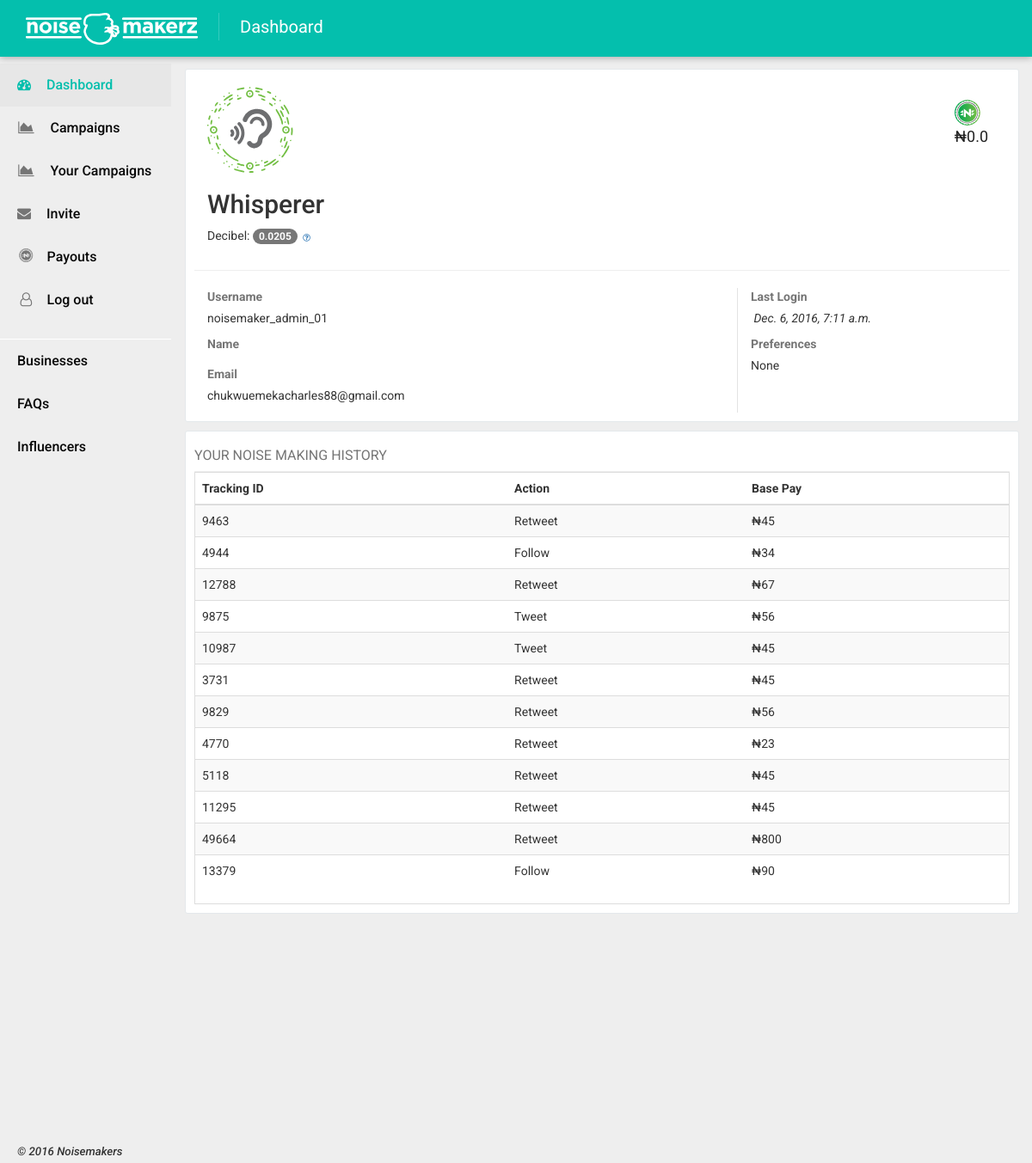
Page /influencers/dashboard/ (signed in) on the committed database.
### influencers/models.py (models this page shows, shortened)
class NoisemakerProfile(models.Model):
    BANKS = (
        ('Access Bank Plc', 'Access Bank Plc'),
        ('Diamond Bank Limited', 'Diamond Bank Limited'),
        ('Ecobank Nigeria Plc', 'Ecobank Nigeria Plc'),
        ('Fidelity Bank Plc', 'Fidelity Bank Plc'),
        ('First Bank of Nigeria Plc', 'First Bank of Nigeria Plc'),
        ('First City Monument Bank Ltd', 'First City Monument Bank Ltd'),
        ('Guaranty Trust Bank Plc', 'Guaranty Trust Bank Plc'),
        ('StanbicIBTC Bank', 'StanbicIBTC Bank'),
        ('Skye Bank', 'Skye Bank'),
        ('Standard Chartered Bank Nigeria Ltd', 'Standard Chartered Bank Nigeria Ltd'),
        ('Sterling Bank Plc', 'Sterling Bank Plc'),
        ('Union Bank of Nigeria Plc', 'Union Bank of Nigeria Plc'),
        ('United Bank for Africa Plc', 'United Bank for Africa Plc'),
        ('Unity Bank', 'Unity Bank'),
        ('Wema Bank Plc', 'Wema Bank Plc'),
        ('Zenith International Bank Ltd', 'Zenith International Bank Ltd'),
    )
    PREFERENCES = (
        ('Entertainment,Fashion,Lifestyle', 'Entertainment,Fashion,Lifestyle'),
        ('Internet,Technology,Computer & Software', 'Internet,Technology,Computer & Software'),
        ('Telecommunications,Publishing,News media', 'Telecommunications,Publishing,News media'),
        ('Health care,Food & Fruit,Agriculture', 'Health care,Food & Fruit,Agriculture'),
        ('Construction & Real Estate ,Hospitality & Travel', 'Construction & Real Estate ,Hospitality & Travel'),
        ('Women/Girl Advocacy', 'Women/Girl Advocacy'),
        ('Sports', 'Sports'),
        ('Defense & Arms,Public Administration,Politics', 'Defense & Arms,Public Administration,Politics'),
        ('Transportation Services,Automotive', 'Transportation Services,Automotive'),
        ('Financial services', 'Financial services'),
        ('Education', 'Education'),
        ('Aerospace', 'Aerospace'),
    )
    user = models.OneToOneField(User,on_delete=models.CASCADE,verbose_name=('username'), primary_key=True,)
    twitter_handle = models.CharField(max_length=250, null=True)
    facebook_handle = models.CharField(max_length=250, null=True)
    instagram_handle = models.CharField(max_length=250, null=True)
    twitter_ID = models.BigIntegerField(null=False,  default=0)
    facebook_ID = models.IntegerField(null=False, default=0)
    instagram_ID = models.BigIntegerField(null=False, default=0)
    number_of_friends = models.IntegerField(null=False,verbose_name=('number of friends'), default=0)
    escrow = models.FloatField(null=False,verbose_name=('account'), default=0.0)
    decibel = models.FloatField(null=False,verbose_name=('decibel'), default=0.5)
    account_number = models.IntegerField(null=False, default=0)
    account_name = models.CharField(max_length=250, null=True)
    bank_name = models.CharField(max_length=250, choices=BANKS, null=True)
    preferences = models.CharField(max_length=250, choices=PREFERENCES, null=True)
    class Meta:
        ordering = ["pk"]
        verbose_name = 'Noisemakerz Profile'
    def rank(self):
        if self.decibel <= 2.5:
            return "Whisperer"
        elif self.decibel <= 7.5:
            return "Jabber"
        elif self.decibel <= 14.5 :
            return "Hypeman"
        elif self.decibel <= 29.5:
            return "Preacher"
        else:
            return "Town Crier"

class  Tracker(models.Model):
    tracking_ID = models.CharField(verbose_name=('tracking id'),max_length=500)
    campaign = models.ForeignKey(Campaigns,verbose_name=('campaign'), on_delete=models.CASCADE)
    trackers_ID = models.ForeignKey(User,verbose_name=('user'), on_delete=models.CASCADE)
    action_count = models.CharField(max_length=10000)
    tracked = models.BooleanField()
    time_tracked = models
    class Meta:
        db_table = "Activities"
        verbose_name = 'Tracker'

@python_2_unicode_compatible
class Campaigns(models.Model):
    ACTIONS = (
        ('Retweet', 'Retweet'),
        ('Follow', 'Follow'),
        ('Tweet', 'Tweet'),
    )
    PREFERENCES = (
        ('All' , 'All'),
        ('Entertainment,Fashion,Lifestyle', 'Entertainment,Fashion,Lifestyle'),
        ('Internet,Technology,Computer & Software', 'Internet,Technology,Computer & Software'),
        ('Telecommunications,Publishing,News media', 'Telecommunications,Publishing,News media'),
        ('Health care,Food & Fruit,Agriculture', 'Health care,Food & Fruit,Agriculture'),
        ('Construction & Real Estate ,Hospitality & Travel', 'Construction & Real Estate ,Hospitality & Travel'),
        ('Women/Girl Advocacy', 'Women/Girl Advocacy'),
        ('Sports', 'Sports'),
        ('Defense & Arms,Public Administration,Politics', 'Defense & Arms,Public Administration,Politics'),
        ('Transportation Services,Automotive', 'Transportation Services,Automotive'),
        ('Financial services', 'Financial services'),
        ('Education', 'Education'),
        ('Aerospace', 'Aerospace'),
    )
    campaign_id = models.AutoField(primary_key=True)
    user = models.ForeignKey(User,verbose_name=('user'), on_delete=models.CASCADE)
    base_pay = models.IntegerField(null=False,verbose_name=('base pay'), default=0)
    url = models.CharField(max_length=250, blank=True, null=True, default='')
    action = models.CharField(max_length=100, verbose_name=('action'), choices= ACTIONS)
    tracking_ID = models.CharField(max_length=500, null=True, blank=True)
    tweet = models.CharField(max_length=200, null=True, blank=True, default='')
    follow_handle = models.CharField(max_length=200, blank=True,null=True, default='')
    follow_handle_id = models.CharField(max_length=250, null=True, blank=True)
    hash_tag = models.CharField(max_length=50, blank=True,null=True, default='')
    dummy_tracker = models.CharField(max_length=300, verbose_name=('tracking number'), null=True)
    activity_count = models.IntegerField(null=False, default=0)
    estimated_reach = models.IntegerField(null=False, default=0)
    decibel = models.FloatField(null=False, default=0.5)
    preferences = models.CharField(max_length=250, choices=PREFERENCES)
    budget = models.FloatField(null=False, verbose_name=('budget'), default=0.0)
    time_created = models.DateTimeField(auto_now_add=True)
    approved = models.BooleanField(verbose_name=('approved'),default=False)
    featured = models.BooleanField(default=False)
    class Meta:
        ordering = ["campaign_id"]
        verbose_name = 'Campaign'
        db_table = 'Campaign'

### influencers/views.py (the view)
class SummaryView(View):
    def get(self, request, *args, **kwargs):
        users = User.objects.get(username=request.user)
        nsp = NoisemakerProfile.objects.get(user=users)
        real = Tracker.objects.filter(trackers_ID = users)
        return render(request, 'influencers/dashboard.html', {'user': users, 'nsp' : nsp,'real' : real})

### templates/influencers/dashboard.html (shortened to what this page needs)
{% extends 'influencers/noisemakerz_base.html' %}
{% load i18n %}
{% load staticfiles %}
{% block page_title %}
    Dashboard
{% endblock %}
 {% block dashboard_nav %}
                <li class="active" ><a href="{% url 'dashboard' %}"><i class="fa  fa-dashboard" aria-hidden="true"></i>&nbsp; Dashboard</a></li>
                {% endblock %}
{% block right_col %}
     <div class="nm-dash">
                         <div class="row">
                             <div class="col-md-6">
                             <div class="nm-levels hidden-xs hidden-sm">
{%  if nsp.rank == 'Whisperer' %}
                                     <h4>
            <img style="width: 100px; height: auto;" class="img-responsive" src="{% static 'influencers/images/nm-whisperer-icon.svg' %}">
                                     </h4>
                             <h2><span>Whisperer</span></h2>
    {% elif nsp.rank == 'Jabber' %}
                                 <h4>
            <img style="width: 100px; height: auto;" class="img-responsive" src="{% static 'influencers/images/nm-jabber-icon.svg' %}">
                                     </h4>
                             <h2><span>Jabber</span></h2>
        {% elif nsp.rank == 'Hypeman' %}
                                 <h4>
            <img style="width: 100px; height: auto;" class="img-responsive" src="{% static 'influencers/images/nm-hypeman-icon.svg' %}">
                                     </h4>
                   <h2><span>Hypeman</span></h2>
         {% elif nsp.rank == 'Preacher' %}
                                 <h4>
            <img style="width: 100px; height: auto;" class="img-responsive" src="{% static 'influencers/images/nm-preacher-icon.svg' %}">
                                     </h4>
                             <h2><span>Preacher</span></h2>
          {% elif nsp.rank == 'Town Crier' %}
                                 <h4>
            <img style="width: 100px; height: auto;" class="img-responsive" src="{% static 'influencers/images/nm-town-crier.svg' %}">
                                     </h4>
                             <h2><span>Town Crier</span></h2>
                                 {% endif %}
                             <ul class="list-unstyled list-inline">
                                     <li>
                                         Decibel: <span class="badge"> {{ nsp.decibel }}</span>
                                         <a href="#" data-toggle="tooltip" title="This is the level of noise you can make, based on the
                                         the system ranking"><i class="nm-info fa  fa-question-circle-o fa-lg"></i></a>
                                     </li>
                                 </ul>
                             </div>
                             </div>
                             <div class="col-md-6">
<div class="nm-deci">
    <ul class="nav navbar-right hidden-sm hidden-xs">
        <li style="color: #212121;">
            <img style="width: 30px; height: auto;" class="img-responsive" src="{% static 'influencers/images/earned-icon.svg' %}">
        &#8358;{{ nsp.escrow }}</li>
    </ul>
</div>
                             </div>
                         </div>
<hr>
                         <div class="row">
                             <div class="col-md-8" style="border-right: 1px solid #e3e3e3;">
                                    <label >Username</label>
                              <p>   {{ nsp.user }}</p>
                                         <label>Name</label>
                                 <label >Email</label>
                              <p>   {{ nsp.user.email }}</p>
                             </div>
                             <div class="col-md-4">
<label>Last Login&nbsp;</label>
                                <p> <em>&nbsp;{{ nsp.user.last_login }}</em></p>
                                         <label>Preferences</label>
<p>{{ nsp.preferences }}</p>
                             </div>
                         </div>
                     </div>
    <div class="nm-dash">
 <h2 class="page-header">Your Noise Making History</h2>
          <div class="table-responsive">
            <table class="table table-striped">
              <thead>
                <tr>
                  <th>Tracking ID</th>
                  <th>Action</th>
                  <th>Base Pay</th>
                </tr>
              </thead>
              <tbody>
              {% for objects in real %}
                <tr>
                  <td>{{ objects.campaign.dummy_tracker }}</td>
                  <td>{{ objects.campaign.action }}</td>
                  <td>&#8358;{{ objects.campaign.base_pay }}</td>
                </tr>
                {% endfor %}
              </tbody>
            </table>
          </div>
{% endblock %}

### static/influencers/css/noisemakers.css (style rules this page uses)
html { position: relative; min-height: 100%; }
body { margin-bottom: 200px; margin-left: 0; margin-top: 0; font-family: 'Roboto', sans-serif; margin-right: 0; }
.row { margin-right: 0 !important; margin-left: 0 !important; }
.nav-sidebar > li > a { padding-right: 20px; padding-left: 20px; }
.nm-deci ul li, .nm-nav-3 ul li { display: inline-block; }
.nm-dash { width: 100%; margin-bottom: 10px; min-height: 100px; padding: 10px; height: auto; background-color: #fff; border: 1px solid #E4E8EB; border-radius: 3px; }
.nm-deci ul { list-style: none; display: inline-block; min-height: 80px; padding: 10px; }
.nm-deci ul li { font-size: 18px; }
.navbar-right { float: right !important; padding-right: 0; margin-right: 0; }
ul.navbar-right { list-style: none; margin-top: 15px; }
.table-responsive { overflow-y: hidden; -ms-overflow-style: -ms-autohiding-scrollbar; border: 1px solid #ddd; }
.page-header { padding-bottom: 9px; font-size: 16px; font-weight: 400; color: #757575; line-height: 1.1; text-transform: uppercase; font-family: 'Roboto', sans-serif; margin: 0 0 0; padding-top: 9px; border-bottom: 1px solid #eee; }

### static/influencers/css/noisemakerz_02.css (style rules this page uses)
body { background-color: #eeeeee; font-family: 'Roboto', sans-serif; }
.nav-sidebar > li > a { line-height: 30px; color: #080808; }
.nav-sidebar > li > a > i { margin-right: 10px; color: #757575; }
.nav-sidebar > .active > a,.nav-sidebar > .active > a > i, .nav-sidebar > .active > a:hover, .nav-sidebar > .active > a:focus { background-color: #e7e7e7; color: #04bfad; }
.nm-dash label { color: #757575; }
.nm-info { padding-left: 3px; font-size: 10px; }

### rows in the picture
NoisemakerProfile: decibel "0.0205", escrow "0.0", user "noisemaker_admin_01", user.email "chukwuemekacharles88@gmail.com", user.last_login "Dec. 6, 2016, 7:11 a.m.", preferences "None"
Tracker: campaign.dummy_tracker "9463", campaign.action "Retweet", campaign.base_pay "45"
Tracker: campaign.dummy_tracker "4944", campaign.action "Follow", campaign.base_pay "34"
Tracker: campaign.dummy_tracker "12788", campaign.action "Retweet", campaign.base_pay "67"
Tracker: campaign.dummy_tracker "9875", campaign.action "Tweet", campaign.base_pay "56"
Tracker: campaign.dummy_tracker "10987", campaign.action "Tweet", campaign.base_pay "45"
Tracker: campaign.dummy_tracker "3731", campaign.action "Retweet", campaign.base_pay "45"
Tracker: campaign.dummy_tracker "9829", campaign.action "Retweet", campaign.base_pay "56"
Tracker: campaign.dummy_tracker "4770", campaign.action "Retweet", campaign.base_pay "23"
Tracker: campaign.dummy_tracker "5118", campaign.action "Retweet", campaign.base_pay "45"
Tracker: campaign.dummy_tracker "11295", campaign.action "Retweet", campaign.base_pay "45"
Tracker: campaign.dummy_tracker "49664", campaign.action "Retweet", campaign.base_pay "800"
Tracker: campaign.dummy_tracker "13379", campaign.action "Follow", campaign.base_pay "90"
